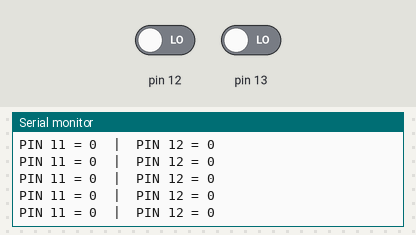
Simulated run of this sketch. Board: Arduino Uno, built with avr-gcc and run on an emulated ATmega328P. On the bench: the last lines printed to the serial monitor. The inputs (shaded band) are chosen by the test bench; at power-on: pin 12 LOW, pin 13 LOW.

Above: at 1.2 s.
1.3 s: pin 12 driven HIGH
At 2.2 s:
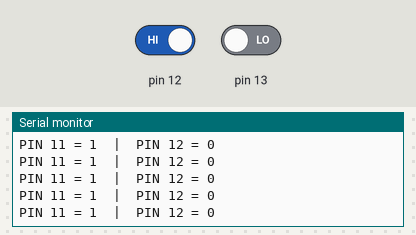
4.3 s: pin 13 driven HIGH
At 4.8 s:
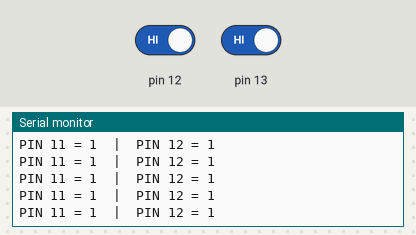
5.8 s: pin 12 driven LOW
At 6.7 s:
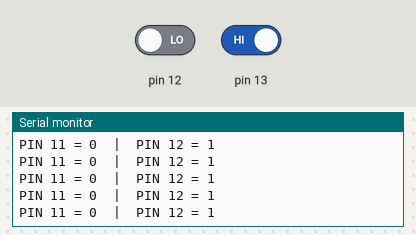

Measured:
- after the input at 1.3 s, the serial monitor: prints a new line after 0.08 s (image 1)
- after the input at 4.3 s, the serial monitor: prints a new line after 0.08 s (image 2)
- after the input at 5.8 s, the serial monitor: prints a new line after 0.07 s (image 3)

The sketch:

dpdt.ino
```cpp
void setup() {
  // put your setup code here, to run once:
  Serial.begin(9600);
 pinMode(11, INPUT);
 pinMode(12, INPUT);
}

void loop() {
  // put your main code here, to run repeatedly:
  int sensorValueTw = digitalRead(12);
 int sensorValueTh = digitalRead(13);
 Serial.print("PIN 11 = ");
 Serial.print(sensorValueTw, DEC);
 Serial.print("  |  PIN 12 = ");
 Serial.println(sensorValueTh, DEC);
}
```
